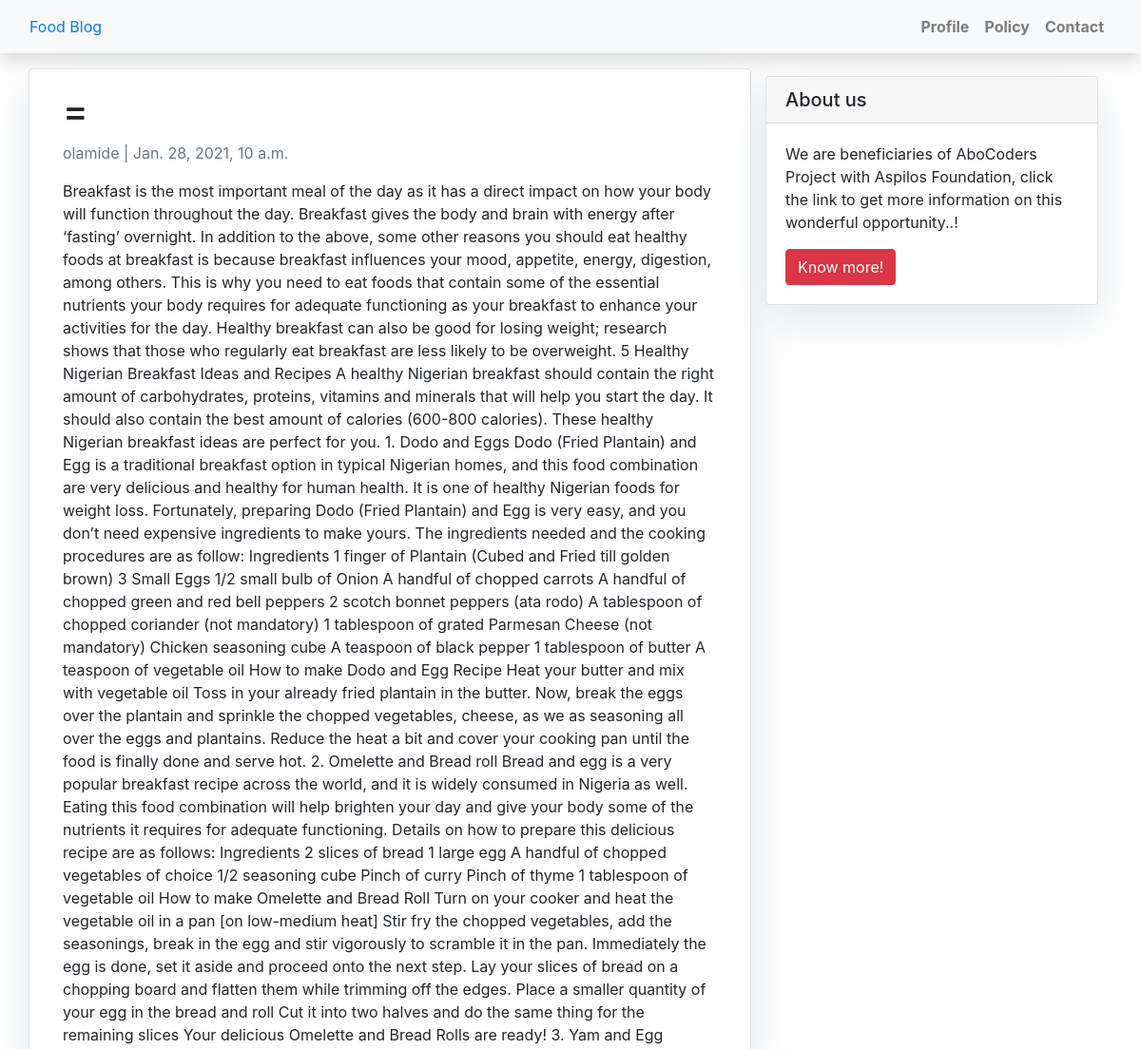
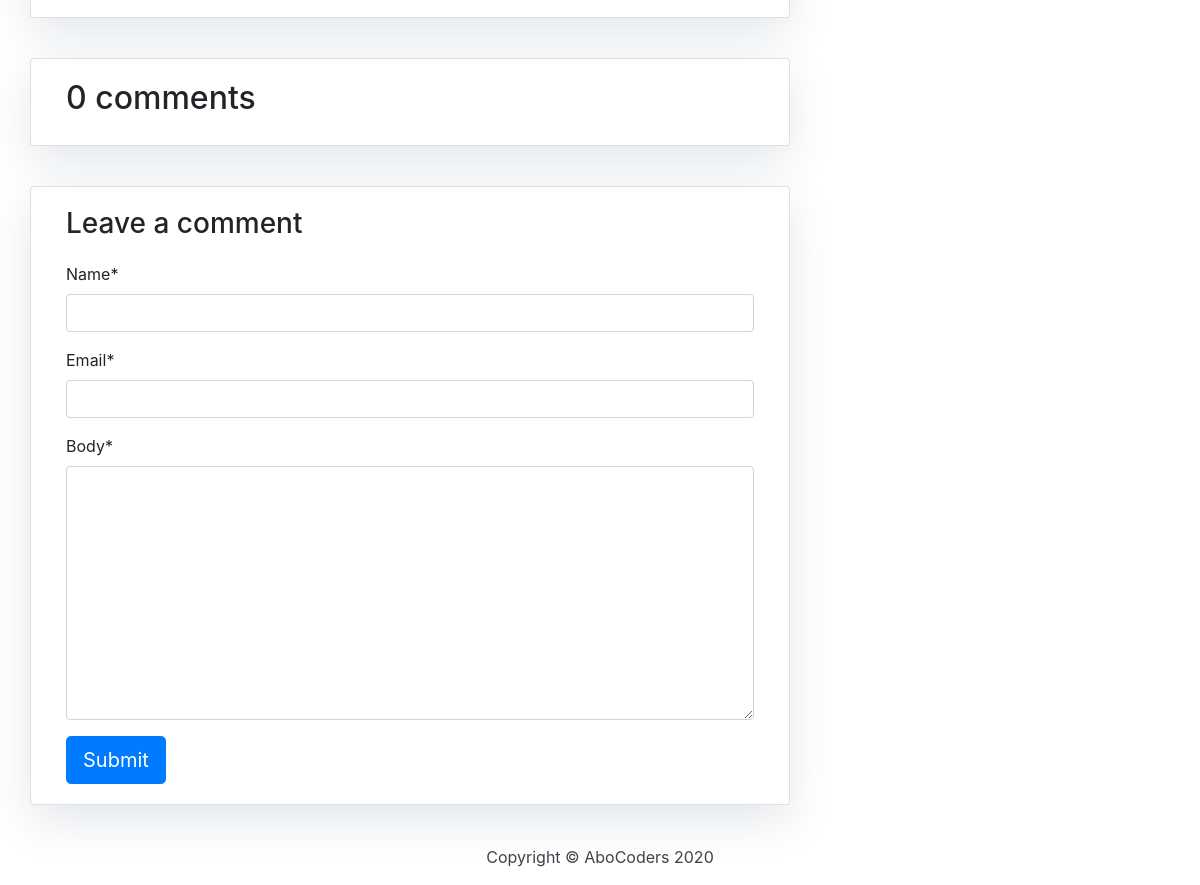
The page /5-healthy-nigerian-breakfast-ideas-and-recipes/ on the database its author committed (2 pictures, top to bottom).
### blog/models.py (models this page shows, shortened)
class Post(models.Model):
    title = models.CharField(max_length=200, unique=True)
    slug = models.SlugField(max_length=200, unique=True)
    author = models.ForeignKey(User, on_delete=models.CASCADE, related_name='blog_posts')
    updated_on = models.DateTimeField(auto_now=True)
    content = models.TextField()
    created_on = models.DateTimeField(auto_now_add=True)
    status = models.IntegerField(choices=STATUS, default=0)
    class Meta:
        ordering = ['-created_on']

### blog/views.py (the view)
# urls.py: path('<slug:slug>/', views.post_detail, name='post_detail'),
def post_detail(request, slug):
    template_name = 'post_detail.html'
    post = get_object_or_404(Post, slug=slug)
    comments = post.comments.filter(active=True)
    new_comment = None
    if request.method == 'POST':
        comment_form = CommentForm(data=request.POST)
        if comment_form.is_valid():
            new_comment = comment_form.save(commit=False)
            new_comment.post = post
            new_comment.save()
    else:
        comment_form = CommentForm()
    return render(request, template_name, {'post': post,
                                           'comments': comments,
                                           'new_comment': new_comment,
                                           'comment_form': comment_form},)

### blog/forms.py
class CommentForm(forms.ModelForm):
    class Meta:
        model = Comment
        fields = ('name', 'email', 'body')

### templates/post_detail.html (shortened to what this page needs)
{% extends "base.html" %}
{% block content %}
{% load crispy_forms_tags %}
    <div class="container">
        <div class="row">
            <div class="col-md-8 card mb-4 mt-3 left top">
                <div class="card-body">
                    <h1>={% block title %} {{ object.title }} {% endblock title %}</h1>
                    <p class= "text-muted">{{ post.author }} | {{ post.created_on }}</p>
                    <p class="card-text">{{ post.content |safe}}</p>
                </div>
            </div>
            {% block sidebar%}
                {% include 'sidebar.html' %}
            {% endblock sidebar%}
            <div class="col-md-8 card mb-4 mt-3">
                <div class="card-body">
                    <h2>{{ comments.count }} comments</h2>
                </div>
            </div>
            <div class="col-md-8 card mb-4 mt-3">
                <div class="card-body">
                    {% if new_comment %}
                    <div class="alert alert-success" role="alert">
                        Your comment is awaiting moderation
                    </div>
                    {% else %}
                    <h3>Leave a comment</h3>
                    <form method="post" style="margin-top: 1.3em;">
                        {{ comment_form | crispy }}
                        <button type="submit" class="btn btn-primary btn-lg">Submit</button>
                    </form>
                    {% endif %}
                </div>
            </div>
        </div>
    </div>
{% endblock content %}

### static/css/base.css (style rules this page uses)
body { font-family:"Roboto",sans-serif; font-size: 17px; background-color: #fdfdfd; }

### templates/sidebar.html (style rules this page uses)
.card { box-shadow: 0 16px 48px #E3E7Eb; }

### rows shown on the page
Post: author "olamide", created_on "Jan. 28, 2021, 10 a.m.", content "Breakfast is the most important meal of the day as it has a direct impact on how your body will function throughout the day. Breakfast gives the body and brain with energy after ‘fasting’ overnight. In addition to the above, some other reasons you should eat healthy foods at breakfast is because breakfast influences your mood, appetite, energy, digestion, among others. This is why you need to eat foods that contain some of the essential nutrients your body requires for adequate functioning as your breakfast to enhance your activities for the day. Healthy breakfast can also be good for losing weight; research shows that those who regularly eat breakfast are less likely to be overweight. 5…"

### other values the page prints
{{ comments.count }} "0"
